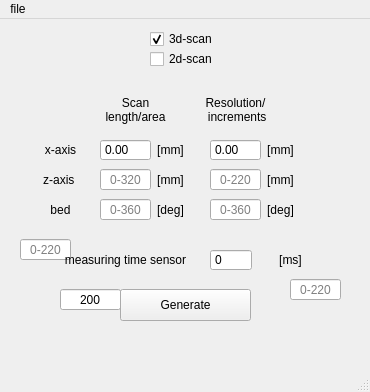
<?xml version="1.0" encoding="UTF-8"?>
<ui version="4.0">
 <class>MainWindow</class>
 <widget class="QMainWindow" name="MainWindow">
  <property name="geometry">
   <rect>
    <x>0</x>
    <y>0</y>
    <width>370</width>
    <height>392</height>
   </rect>
  </property>
  <property name="windowTitle">
   <string>MainWindow</string>
  </property>
  <property name="layoutDirection">
   <enum>Qt::LeftToRight</enum>
  </property>
  <property name="inputMethodHints">
   <set>Qt::ImhNone</set>
  </property>
  <widget class="QWidget" name="centralwidget">
   <widget class="QLabel" name="label_2">
    <property name="geometry">
     <rect>
      <x>40</x>
      <y>120</y>
      <width>41</width>
      <height>21</height>
     </rect>
    </property>
    <property name="text">
     <string>x-axis</string>
    </property>
    <property name="alignment">
     <set>Qt::AlignCenter</set>
    </property>
   </widget>
   <widget class="QPushButton" name="pushButtonGenerate">
    <property name="geometry">
     <rect>
      <x>120</x>
      <y>270</y>
      <width>131</width>
      <height>32</height>
     </rect>
    </property>
    <property name="text">
     <string>Generate</string>
    </property>
   </widget>
   <widget class="QLabel" name="label_3">
    <property name="geometry">
     <rect>
      <x>40</x>
      <y>150</y>
      <width>41</width>
      <height>21</height>
     </rect>
    </property>
    <property name="text">
     <string>z-axis </string>
    </property>
    <property name="alignment">
     <set>Qt::AlignCenter</set>
    </property>
   </widget>
   <widget class="QCheckBox" name="checkBox_2">
    <property name="geometry">
     <rect>
      <x>150</x>
      <y>30</y>
      <width>71</width>
      <height>20</height>
     </rect>
    </property>
    <property name="layoutDirection">
     <enum>Qt::LeftToRight</enum>
    </property>
    <property name="text">
     <string>2d-scan</string>
    </property>
    <property name="checkable">
     <bool>true</bool>
    </property>
    <property name="autoExclusive">
     <bool>true</bool>
    </property>
    <property name="tristate">
     <bool>false</bool>
    </property>
   </widget>
   <widget class="QCheckBox" name="checkBox_1">
    <property name="enabled">
     <bool>true</bool>
    </property>
    <property name="geometry">
     <rect>
      <x>150</x>
      <y>10</y>
      <width>71</width>
      <height>20</height>
     </rect>
    </property>
    <property name="layoutDirection">
     <enum>Qt::LeftToRight</enum>
    </property>
    <property name="text">
     <string>3d-scan</string>
    </property>
    <property name="checked">
     <bool>true</bool>
    </property>
    <property name="autoExclusive">
     <bool>true</bool>
    </property>
    <property name="tristate">
     <bool>false</bool>
    </property>
   </widget>
   <widget class="QLabel" name="label_4">
    <property name="geometry">
     <rect>
      <x>100</x>
      <y>70</y>
      <width>71</width>
      <height>41</height>
     </rect>
    </property>
    <property name="sizePolicy">
     <sizepolicy hsizetype="Preferred" vsizetype="Preferred">
      <horstretch>0</horstretch>
      <verstretch>0</verstretch>
     </sizepolicy>
    </property>
    <property name="layoutDirection">
     <enum>Qt::LeftToRight</enum>
    </property>
    <property name="text">
     <string>Scan 
length/area</string>
    </property>
    <property name="alignment">
     <set>Qt::AlignCenter</set>
    </property>
   </widget>
   <widget class="QLabel" name="label_5">
    <property name="geometry">
     <rect>
      <x>200</x>
      <y>70</y>
      <width>71</width>
      <height>41</height>
     </rect>
    </property>
    <property name="sizePolicy">
     <sizepolicy hsizetype="Preferred" vsizetype="Preferred">
      <horstretch>0</horstretch>
      <verstretch>0</verstretch>
     </sizepolicy>
    </property>
    <property name="layoutDirection">
     <enum>Qt::LeftToRight</enum>
    </property>
    <property name="text">
     <string>Resolution/ 
 increments</string>
    </property>
    <property name="alignment">
     <set>Qt::AlignCenter</set>
    </property>
   </widget>
   <widget class="QDoubleSpinBox" name="doubleSpinBox">
    <property name="geometry">
     <rect>
      <x>270</x>
      <y>410</y>
      <width>71</width>
      <height>24</height>
     </rect>
    </property>
    <property name="buttonSymbols">
     <enum>QAbstractSpinBox::NoButtons</enum>
    </property>
    <property name="suffix">
     <string>[mm]</string>
    </property>
   </widget>
   <widget class="QDoubleSpinBox" name="doubleSpinBox_3">
    <property name="geometry">
     <rect>
      <x>10</x>
      <y>420</y>
      <width>101</width>
      <height>24</height>
     </rect>
    </property>
    <property name="inputMethodHints">
     <set>Qt::ImhNone</set>
    </property>
    <property name="alignment">
     <set>Qt::AlignCenter</set>
    </property>
    <property name="buttonSymbols">
     <enum>QAbstractSpinBox::NoButtons</enum>
    </property>
    <property name="suffix">
     <string>[mm]</string>
    </property>
    <property name="minimum">
     <double>0.000000000000000</double>
    </property>
    <property name="value">
     <double>0.000000000000000</double>
    </property>
   </widget>
   <widget class="QDoubleSpinBox" name="doubleSpinBox_4">
    <property name="geometry">
     <rect>
      <x>10</x>
      <y>450</y>
      <width>101</width>
      <height>24</height>
     </rect>
    </property>
    <property name="alignment">
     <set>Qt::AlignCenter</set>
    </property>
    <property name="buttonSymbols">
     <enum>QAbstractSpinBox::NoButtons</enum>
    </property>
    <property name="suffix">
     <string>[mm]</string>
    </property>
   </widget>
   <widget class="QDoubleSpinBox" name="doubleSpinBox_5">
    <property name="enabled">
     <bool>true</bool>
    </property>
    <property name="geometry">
     <rect>
      <x>10</x>
      <y>470</y>
      <width>101</width>
      <height>24</height>
     </rect>
    </property>
    <property name="alignment">
     <set>Qt::AlignCenter</set>
    </property>
    <property name="buttonSymbols">
     <enum>QAbstractSpinBox::NoButtons</enum>
    </property>
    <property name="prefix">
     <string/>
    </property>
    <property name="suffix">
     <string>[deg]</string>
    </property>
    <property name="maximum">
     <double>360.000000000000000</double>
    </property>
   </widget>
   <widget class="QLabel" name="label_6">
    <property name="geometry">
     <rect>
      <x>40</x>
      <y>180</y>
      <width>41</width>
      <height>21</height>
     </rect>
    </property>
    <property name="text">
     <string>bed</string>
    </property>
    <property name="alignment">
     <set>Qt::AlignCenter</set>
    </property>
   </widget>
   <widget class="QDoubleSpinBox" name="doubleSpinBox_2">
    <property name="geometry">
     <rect>
      <x>270</x>
      <y>440</y>
      <width>71</width>
      <height>24</height>
     </rect>
    </property>
    <property name="buttonSymbols">
     <enum>QAbstractSpinBox::NoButtons</enum>
    </property>
    <property name="suffix">
     <string>[mm]</string>
    </property>
   </widget>
   <widget class="QDoubleSpinBox" name="doubleSpinBox_6">
    <property name="geometry">
     <rect>
      <x>270</x>
      <y>470</y>
      <width>71</width>
      <height>24</height>
     </rect>
    </property>
    <property name="buttonSymbols">
     <enum>QAbstractSpinBox::NoButtons</enum>
    </property>
    <property name="suffix">
     <string notr="true" comment="s">[deg]</string>
    </property>
   </widget>
   <widget class="QLineEdit" name="xLength">
    <property name="geometry">
     <rect>
      <x>20</x>
      <y>220</y>
      <width>51</width>
      <height>21</height>
     </rect>
    </property>
    <property name="alignment">
     <set>Qt::AlignCenter</set>
    </property>
    <property name="placeholderText">
     <string notr="true">0-220</string>
    </property>
   </widget>
   <widget class="QLineEdit" name="lineEdit_2">
    <property name="geometry">
     <rect>
      <x>100</x>
      <y>150</y>
      <width>51</width>
      <height>21</height>
     </rect>
    </property>
    <property name="alignment">
     <set>Qt::AlignCenter</set>
    </property>
    <property name="placeholderText">
     <string notr="true">0-320</string>
    </property>
   </widget>
   <widget class="QLineEdit" name="lineEdit_3">
    <property name="geometry">
     <rect>
      <x>100</x>
      <y>180</y>
      <width>51</width>
      <height>21</height>
     </rect>
    </property>
    <property name="alignment">
     <set>Qt::AlignCenter</set>
    </property>
    <property name="placeholderText">
     <string notr="true">0-360</string>
    </property>
   </widget>
   <widget class="QLineEdit" name="xRes">
    <property name="geometry">
     <rect>
      <x>290</x>
      <y>260</y>
      <width>51</width>
      <height>21</height>
     </rect>
    </property>
    <property name="alignment">
     <set>Qt::AlignCenter</set>
    </property>
    <property name="placeholderText">
     <string notr="true">0-220</string>
    </property>
   </widget>
   <widget class="QLineEdit" name="lineEdit_5">
    <property name="geometry">
     <rect>
      <x>210</x>
      <y>150</y>
      <width>51</width>
      <height>21</height>
     </rect>
    </property>
    <property name="alignment">
     <set>Qt::AlignCenter</set>
    </property>
    <property name="placeholderText">
     <string notr="true">0-220</string>
    </property>
   </widget>
   <widget class="QLineEdit" name="lineEdit_6">
    <property name="geometry">
     <rect>
      <x>210</x>
      <y>180</y>
      <width>51</width>
      <height>21</height>
     </rect>
    </property>
    <property name="alignment">
     <set>Qt::AlignCenter</set>
    </property>
    <property name="placeholderText">
     <string notr="true">0-360</string>
    </property>
   </widget>
   <widget class="QLabel" name="label_7">
    <property name="geometry">
     <rect>
      <x>150</x>
      <y>120</y>
      <width>41</width>
      <height>21</height>
     </rect>
    </property>
    <property name="text">
     <string>[mm]</string>
    </property>
    <property name="alignment">
     <set>Qt::AlignCenter</set>
    </property>
   </widget>
   <widget class="QLabel" name="label_8">
    <property name="geometry">
     <rect>
      <x>260</x>
      <y>120</y>
      <width>41</width>
      <height>21</height>
     </rect>
    </property>
    <property name="text">
     <string>[mm]</string>
    </property>
    <property name="alignment">
     <set>Qt::AlignCenter</set>
    </property>
   </widget>
   <widget class="QLabel" name="label_9">
    <property name="geometry">
     <rect>
      <x>260</x>
      <y>150</y>
      <width>41</width>
      <height>21</height>
     </rect>
    </property>
    <property name="text">
     <string>[mm]</string>
    </property>
    <property name="alignment">
     <set>Qt::AlignCenter</set>
    </property>
   </widget>
   <widget class="QLabel" name="label_10">
    <property name="geometry">
     <rect>
      <x>150</x>
      <y>150</y>
      <width>41</width>
      <height>21</height>
     </rect>
    </property>
    <property name="text">
     <string>[mm]</string>
    </property>
    <property name="alignment">
     <set>Qt::AlignCenter</set>
    </property>
   </widget>
   <widget class="QLabel" name="label_11">
    <property name="geometry">
     <rect>
      <x>260</x>
      <y>180</y>
      <width>41</width>
      <height>21</height>
     </rect>
    </property>
    <property name="text">
     <string>[deg]</string>
    </property>
    <property name="alignment">
     <set>Qt::AlignCenter</set>
    </property>
   </widget>
   <widget class="QLabel" name="label_12">
    <property name="geometry">
     <rect>
      <x>150</x>
      <y>180</y>
      <width>41</width>
      <height>21</height>
     </rect>
    </property>
    <property name="text">
     <string>[deg]</string>
    </property>
    <property name="alignment">
     <set>Qt::AlignCenter</set>
    </property>
   </widget>
   <widget class="QLabel" name="label_13">
    <property name="geometry">
     <rect>
      <x>50</x>
      <y>230</y>
      <width>151</width>
      <height>21</height>
     </rect>
    </property>
    <property name="text">
     <string>measuring time sensor</string>
    </property>
    <property name="alignment">
     <set>Qt::AlignCenter</set>
    </property>
   </widget>
   <widget class="QLineEdit" name="sensorDelay">
    <property name="geometry">
     <rect>
      <x>60</x>
      <y>270</y>
      <width>61</width>
      <height>21</height>
     </rect>
    </property>
    <property name="text">
     <string>200</string>
    </property>
    <property name="alignment">
     <set>Qt::AlignCenter</set>
    </property>
    <property name="placeholderText">
     <string/>
    </property>
   </widget>
   <widget class="QLabel" name="label_14">
    <property name="geometry">
     <rect>
      <x>270</x>
      <y>230</y>
      <width>41</width>
      <height>21</height>
     </rect>
    </property>
    <property name="text">
     <string>[ms]</string>
    </property>
    <property name="alignment">
     <set>Qt::AlignCenter</set>
    </property>
   </widget>
   <widget class="QDoubleSpinBox" name="xLength_2">
    <property name="geometry">
     <rect>
      <x>100</x>
      <y>120</y>
      <width>51</width>
      <height>22</height>
     </rect>
    </property>
    <property name="buttonSymbols">
     <enum>QAbstractSpinBox::NoButtons</enum>
    </property>
    <property name="maximum">
     <double>300.000000000000000</double>
    </property>
   </widget>
   <widget class="QDoubleSpinBox" name="xRes_2">
    <property name="geometry">
     <rect>
      <x>210</x>
      <y>120</y>
      <width>51</width>
      <height>22</height>
     </rect>
    </property>
    <property name="buttonSymbols">
     <enum>QAbstractSpinBox::NoButtons</enum>
    </property>
   </widget>
   <widget class="QSpinBox" name="sensorDelay_2">
    <property name="geometry">
     <rect>
      <x>210</x>
      <y>230</y>
      <width>42</width>
      <height>22</height>
     </rect>
    </property>
    <property name="buttonSymbols">
     <enum>QAbstractSpinBox::NoButtons</enum>
    </property>
    <property name="maximum">
     <number>500</number>
    </property>
   </widget>
  </widget>
  <widget class="QMenuBar" name="menubar">
   <property name="geometry">
    <rect>
     <x>0</x>
     <y>0</y>
     <width>370</width>
     <height>22</height>
    </rect>
   </property>
   <widget class="QMenu" name="menufile">
    <property name="title">
     <string>file</string>
    </property>
    <addaction name="actionsave_as"/>
   </widget>
   <addaction name="menufile"/>
  </widget>
  <widget class="QStatusBar" name="statusbar"/>
  <action name="actionsave_as">
   <property name="text">
    <string>save as</string>
   </property>
  </action>
 </widget>
 <tabstops>
  <tabstop>checkBox_1</tabstop>
  <tabstop>checkBox_2</tabstop>
  <tabstop>doubleSpinBox_3</tabstop>
  <tabstop>doubleSpinBox</tabstop>
  <tabstop>doubleSpinBox_4</tabstop>
  <tabstop>doubleSpinBox_2</tabstop>
  <tabstop>doubleSpinBox_5</tabstop>
  <tabstop>doubleSpinBox_6</tabstop>
  <tabstop>pushButtonGenerate</tabstop>
 </tabstops>
 <resources/>
 <connections>
  <connection>
   <sender>checkBox_2</sender>
   <signal>clicked(bool)</signal>
   <receiver>lineEdit_3</receiver>
   <slot>setDisabled(bool)</slot>
   <hints>
    <hint type="sourcelabel">
     <x>185</x>
     <y>61</y>
    </hint>
    <hint type="destinationlabel">
     <x>125</x>
     <y>212</y>
    </hint>
   </hints>
  </connection>
  <connection>
   <sender>checkBox_2</sender>
   <signal>clicked(bool)</signal>
   <receiver>lineEdit_6</receiver>
   <slot>setDisabled(bool)</slot>
   <hints>
    <hint type="sourcelabel">
     <x>185</x>
     <y>61</y>
    </hint>
    <hint type="destinationlabel">
     <x>235</x>
     <y>212</y>
    </hint>
   </hints>
  </connection>
 </connections>
</ui>
